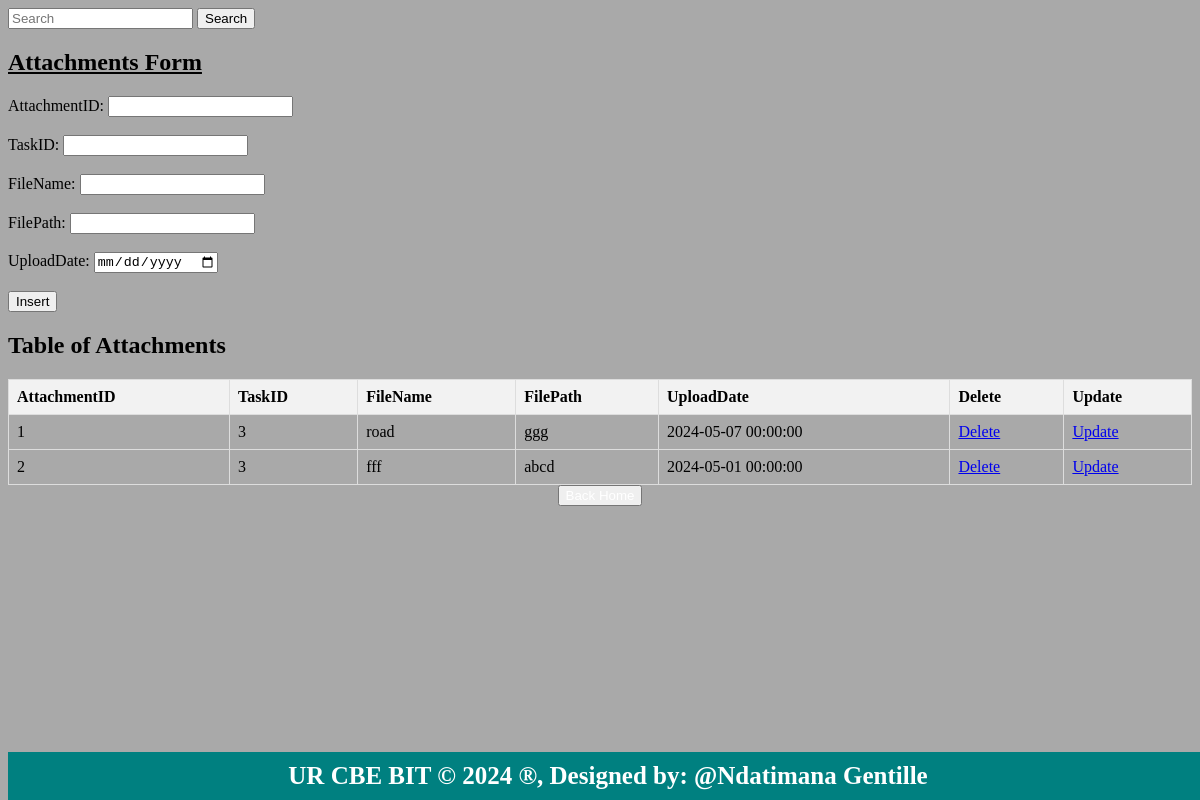
Page /attachments.php on the committed database.
### tables this page shows
CREATE TABLE `attachments` (
  `AttachmentID` int(11) NOT NULL,
  `TaskID` int(11) DEFAULT NULL,
  `FileName` varchar(255) DEFAULT NULL,
  `FilePath` varchar(255) DEFAULT NULL,
  `UploadDate` datetime DEFAULT NULL
);

### attachments.php (the view, shortened to what this page needs)
<!DOCTYPE html>
<html lang="en">
<head>
</head>
<body>
<header>
    <section>
        <form class="forms" role="search" action="search.php">
      <input  type="text" placeholder="Search" aria-label="Search"name="query">
      <button  type="submit">Search</button>
    </form>
     <body bgcolor="darkgray">
        <h1><u>Attachments Form</u></h1>
        <form method="post" action="attachments.php" onsubmit="return confirmInsert();">
            <label for="AttachmentID">AttachmentID:</label>
            <input type="number" id="AttachmentID" name="AttachmentID"><br><br>
            <label for="TaskID">TaskID:</label>
            <input type="number" id="TaskID" name="TaskID"><br><br>
            <label for="FileName">FileName:</label>
            <input type="text" id="FileName" name="FileName" required><br><br>
            <label for="FilePath">FilePath:</label>
            <input type="text" id="FilePath" name="FilePath" required><br><br>
            <label for="UploadDate">UploadDate:</label>
            <input type="date" id="UploadDate" name="UploadDate" required><br><br>
            <input type="submit" name="add" value="Insert">
        </form>
        <?php
        include('dbconnection.php');
        $sql = "SELECT * FROM attachments";
        $result = $connection->query($sql);
        ?>
        <h2>Table of Attachments</h2>
        <table>
            <tr>
                <th>AttachmentID</th>
                <th>TaskID</th>
                <th>FileName</th>
                <th>FilePath</th>
                <th>UploadDate</th>
                <th>Delete</th>
                <th>Update</th>
            </tr>
            <?php
            if ($result->num_rows > 0) {
                while ($row = $result->fetch_assoc()) {
                    $AttachmentID = $row['AttachmentID'];
                    echo "<tr>
                            <td>" . $row['AttachmentID'] . "</td>
                            <td>" . $row['TaskID'] . "</td>
                            <td>" . $row['FileName'] . "</td>
                            <td>" . $row['FilePath'] . "</td>
                            <td>" . $row['UploadDate'] . "</td>
                            <td><a href='delete_attachments.php?AttachmentID=$AttachmentID'>Delete</a></td>
                            <td><a href='update_attachments.php?AttachmentID=$AttachmentID'>Update</a></td>
                        </tr>";
                }
            } else {
                echo "<tr><td colspan='7'>No data found</td></tr>";
            }
            ?>
        </table>
        <center><button><a href="home.html">Back Home</a></button></center>
    </section>
</header>
<footer>
    <b>UR CBE BIT &copy; 2024 &reg;, Designed by: @Ndatimana Gentille</b>
</footer>
</body>
</html>

### attachments.php (style rules this page uses)
table { border-collapse: collapse; width: 100%; }
th, td { border: 1px solid #dddddd; text-align: left; padding: 8px; }
th { background-color: #f2f2f2; }
footer { background-color: teal; text-align: center; width: 100%; color: white; font-size: 25px; position: fixed; bottom: 0; padding: 10px 0; }
button a { color: white; text-decoration: none; }

### rows in the picture
attachments: AttachmentID "1", TaskID "3", FileName "road", FilePath "ggg", UploadDate "2024-05-07 00:00:00"
attachments: AttachmentID "2", TaskID "3", FileName "fff", FilePath "abcd", UploadDate "2024-05-01 00:00:00"
